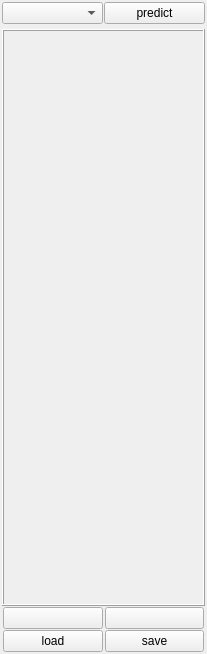
<?xml version="1.0" encoding="UTF-8"?>
<ui version="4.0">
 <class>Form</class>
 <widget class="QWidget" name="Form">
  <property name="geometry">
   <rect>
    <x>0</x>
    <y>0</y>
    <width>207</width>
    <height>654</height>
   </rect>
  </property>
  <property name="windowTitle">
   <string>Form</string>
  </property>
  <layout class="QVBoxLayout" name="verticalLayout_2">
   <property name="spacing">
    <number>1</number>
   </property>
   <property name="margin">
    <number>2</number>
   </property>
   <item>
    <layout class="QHBoxLayout" name="horizontalLayout">
     <item>
      <widget class="QComboBox" name="classifiers">
       <property name="sizePolicy">
        <sizepolicy hsizetype="Minimum" vsizetype="Fixed">
         <horstretch>0</horstretch>
         <verstretch>0</verstretch>
        </sizepolicy>
       </property>
       <property name="toolTip">
        <string>&lt;html&gt;&lt;head/&gt;&lt;body&gt;&lt;p&gt;Classifer&lt;/p&gt;&lt;p&gt;Choose a specific classifier from list. &lt;/p&gt;&lt;/body&gt;&lt;/html&gt;</string>
       </property>
      </widget>
     </item>
     <item>
      <widget class="QPushButton" name="predictBtn">
       <property name="sizePolicy">
        <sizepolicy hsizetype="Preferred" vsizetype="Ignored">
         <horstretch>0</horstretch>
         <verstretch>0</verstretch>
        </sizepolicy>
       </property>
       <property name="minimumSize">
        <size>
         <width>50</width>
         <height>0</height>
        </size>
       </property>
       <property name="toolTip">
        <string>&lt;html&gt;&lt;head/&gt;&lt;body&gt;&lt;p&gt;Predict&lt;/p&gt;&lt;p&gt;Run the classifier on all items&lt;/p&gt;&lt;/body&gt;&lt;/html&gt;</string>
       </property>
       <property name="text">
        <string>predict</string>
       </property>
      </widget>
     </item>
    </layout>
   </item>
   <item>
    <spacer name="verticalSpacer">
     <property name="orientation">
      <enum>Qt::Vertical</enum>
     </property>
     <property name="sizeType">
      <enum>QSizePolicy::Fixed</enum>
     </property>
     <property name="sizeHint" stdset="0">
      <size>
       <width>20</width>
       <height>4</height>
      </size>
     </property>
    </spacer>
   </item>
   <item>
    <widget class="QStackedWidget" name="stack">
     <property name="sizePolicy">
      <sizepolicy hsizetype="Expanding" vsizetype="Expanding">
       <horstretch>0</horstretch>
       <verstretch>0</verstretch>
      </sizepolicy>
     </property>
     <property name="frameShape">
      <enum>QFrame::Box</enum>
     </property>
     <property name="frameShadow">
      <enum>QFrame::Raised</enum>
     </property>
     <property name="lineWidth">
      <number>1</number>
     </property>
    </widget>
   </item>
   <item>
    <widget class="QFrame" name="frame">
     <layout class="QGridLayout" name="gbox_2">
      <property name="leftMargin">
       <number>1</number>
      </property>
      <property name="topMargin">
       <number>0</number>
      </property>
      <property name="rightMargin">
       <number>1</number>
      </property>
      <property name="bottomMargin">
       <number>0</number>
      </property>
      <property name="horizontalSpacing">
       <number>2</number>
      </property>
      <property name="verticalSpacing">
       <number>1</number>
      </property>
      <item row="1" column="1">
       <widget class="QPushButton" name="saveBtn">
        <property name="sizePolicy">
         <sizepolicy hsizetype="Preferred" vsizetype="Preferred">
          <horstretch>0</horstretch>
          <verstretch>0</verstretch>
         </sizepolicy>
        </property>
        <property name="toolTip">
         <string>&lt;html&gt;&lt;head/&gt;&lt;body&gt;&lt;p&gt;Save&lt;/p&gt;&lt;p&gt;Saves the classifier, its parameters and the training data.&lt;/p&gt;&lt;/body&gt;&lt;/html&gt;</string>
        </property>
        <property name="text">
         <string>save</string>
        </property>
        <property name="icon">
         <iconset resource="../../../qrc/cat_rc.qrc">
          <normaloff>:/oxygen/document-save-as.png</normaloff>:/oxygen/document-save-as.png</iconset>
        </property>
       </widget>
      </item>
      <item row="1" column="0">
       <widget class="QPushButton" name="loadBtn">
        <property name="sizePolicy">
         <sizepolicy hsizetype="Preferred" vsizetype="Preferred">
          <horstretch>0</horstretch>
          <verstretch>0</verstretch>
         </sizepolicy>
        </property>
        <property name="toolTip">
         <string>&lt;html&gt;&lt;head/&gt;&lt;body&gt;&lt;p&gt;Load&lt;/p&gt;&lt;p&gt;Load a classifier from file.&lt;/p&gt;&lt;/body&gt;&lt;/html&gt;</string>
        </property>
        <property name="text">
         <string>load</string>
        </property>
        <property name="icon">
         <iconset resource="../../../qrc/cat_rc.qrc">
          <normaloff>:/load_classifier.png</normaloff>:/load_classifier.png</iconset>
        </property>
        <property name="checkable">
         <bool>false</bool>
        </property>
       </widget>
      </item>
      <item row="0" column="1">
       <widget class="QPushButton" name="removeAllBtn">
        <property name="sizePolicy">
         <sizepolicy hsizetype="Preferred" vsizetype="Preferred">
          <horstretch>0</horstretch>
          <verstretch>0</verstretch>
         </sizepolicy>
        </property>
        <property name="toolTip">
         <string>&lt;html&gt;&lt;head/&gt;&lt;body&gt;&lt;p&gt;Remove All Items&lt;/p&gt;&lt;p&gt;Clears the training set&lt;span style=&quot; font-style:italic;&quot;&gt;.&lt;/span&gt;&lt;/p&gt;&lt;/body&gt;&lt;/html&gt;</string>
        </property>
        <property name="text">
         <string/>
        </property>
        <property name="icon">
         <iconset resource="../../../qrc/cat_rc.qrc">
          <normaloff>:/oxygen/edit-clear.png</normaloff>:/oxygen/edit-clear.png</iconset>
        </property>
       </widget>
      </item>
      <item row="0" column="0">
       <widget class="QPushButton" name="removeBtn">
        <property name="sizePolicy">
         <sizepolicy hsizetype="Preferred" vsizetype="Preferred">
          <horstretch>0</horstretch>
          <verstretch>0</verstretch>
         </sizepolicy>
        </property>
        <property name="toolTip">
         <string>&lt;html&gt;&lt;head/&gt;&lt;body&gt;&lt;p&gt;Remove Item(s)&lt;/p&gt;&lt;p&gt;Delete selected items from the training set.&lt;/p&gt;&lt;/body&gt;&lt;/html&gt;</string>
        </property>
        <property name="text">
         <string/>
        </property>
        <property name="icon">
         <iconset resource="../../../qrc/cat_rc.qrc">
          <normaloff>:/oxygen/list-remove.png</normaloff>:/oxygen/list-remove.png</iconset>
        </property>
       </widget>
      </item>
     </layout>
    </widget>
   </item>
  </layout>
 </widget>
 <resources>
  <include location="../../../qrc/cat_rc.qrc"/>
 </resources>
 <connections/>
</ui>
